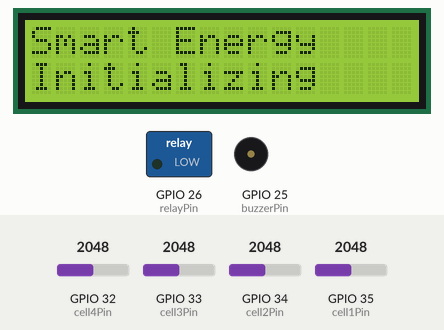
Bench run of a sketch on a simulated ESP32. On the bench: 16×2 character LCD, switched loads named in the sketch (green lamp = pin HIGH), buzzer (waves = sounding). The test bench sets the inputs (shaded band); at power-on: GPIO 32 (cell4Pin) = 2048, GPIO 33 (cell3Pin) = 2048, GPIO 34 (cell2Pin) = 2048, GPIO 35 (cell1Pin) = 2048. WiFi joins after 1.5 s; servers stay silent unless stated; pins used as bus, display or sensor lines are not drawn; what the sketch prints to the serial monitor is not drawn.

Above: at 2.1 s.
At 4.6 s:
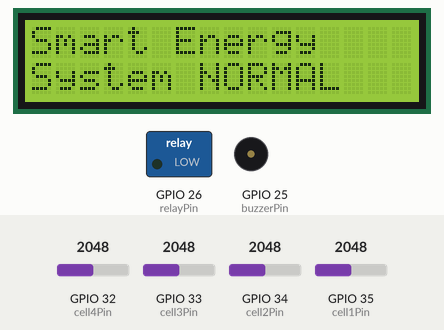
4.7 s: GPIO 32 (cell4Pin) set to 2292
At 8.6 s:
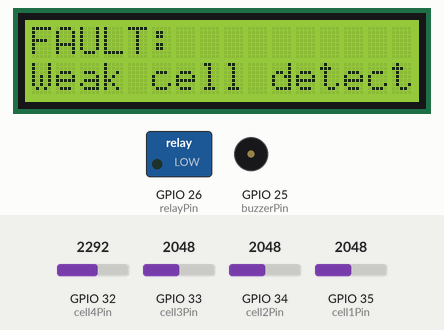
8.8 s: GPIO 32 (cell4Pin) set to 2412
At 12.5 s:
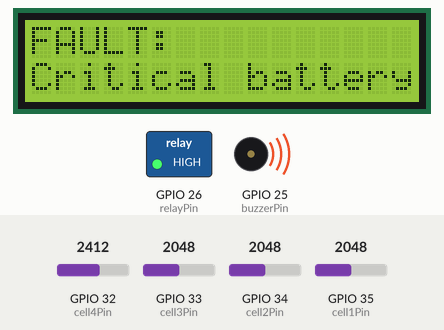
12.9 s: GPIO 33 (cell3Pin) set to 2563
17.0 s: GPIO 33 (cell3Pin) set to 2660
At 20.8 s:
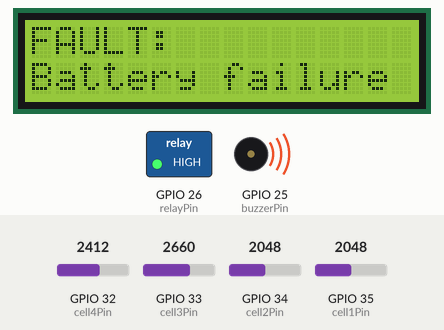
21.1 s: GPIO 34 (cell2Pin) set to 2866
23.5 s: GPIO 35 (cell1Pin) set to 2247
25.2 s: GPIO 35 (cell1Pin) set to 2345
At 26.3 s:
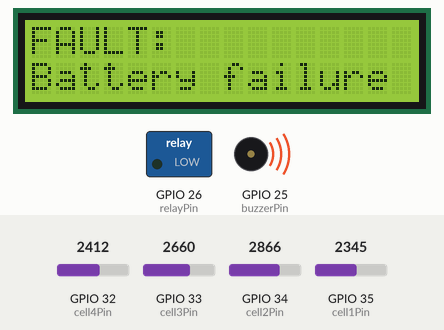
Timing chart, 0 to 30.3 s (numbered marks = the images above; inputs shaded):
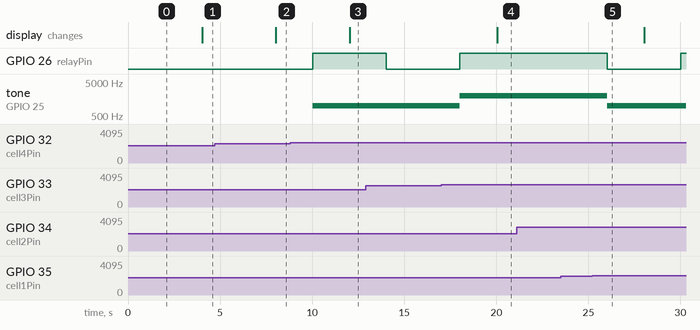

The sketch:

Smart_Energy_Meter.ino
```cpp
#define BLYNK_TEMPLATE_ID "TMPL3RURiy3lw"
#define BLYNK_TEMPLATE_NAME "Smart Energy Meter"
#define BLYNK_AUTH_TOKEN "xPhWcatdukKAlqGT_DIMf5Xe3559Az0a"

#include <Wire.h>
#include <WiFi.h>
#include <LiquidCrystal_I2C.h>
#include <BlynkSimpleEsp32.h>

char ssid[] = "Wokwi-GUEST";
char pass[] = "";

LiquidCrystal_I2C lcd(0x27, 16, 2);

// Potentiometer Pins (Battery Cells)
const int cell1Pin = 35;
const int cell2Pin = 34;
const int cell3Pin = 33;
const int cell4Pin = 32;

const int buzzerPin = 25;
const int relayPin = 26;

// Battery Variables
float cell1, cell2, cell3, cell4;
float averageVoltage;
float highestVoltage;
float lowestVoltage;
float imbalance;
String batteryHealth;
float imbalancePercent = 0.0;

int weakestCell = 1;
int strongestCell = 1;

float weakestVoltage = 0.0;
float strongestVoltage = 0.0;

String faultStatus="Normal";

bool relayState = LOW;
unsigned long lastRelayChangeTime = 0;

const unsigned long RELAY_MIN_INTERVAL = 3000;

// ===== LCD Diagnostic Screens =====
unsigned long lastLCDUpdate = 0;
const unsigned long LCD_INTERVAL = 2500;

int lcdScreen = 0;
const int TOTAL_LCD_SCREENS = 4;

// Timer (No delay())
unsigned long previousMillis = 0;

// Operating modes
enum SystemMode {
  NORMAL,
  DEGRADED,
  FAILSAFE,
  SHUTDOWN
};

SystemMode systemMode = NORMAL;

// Fault information
String activeFault = "None";
unsigned long faultTimestamp = 0;

// Fault counters
int sensorFaultCount = 0;
int invalidReadingCount = 0;
int frozenADCCount = 0;
int relayMismatchCount = 0;

// ===== Relay Feedback Monitoring =====
bool expectedRelayState = LOW;
unsigned long lastRelayCheck = 0;

const unsigned long RELAY_CHECK_INTERVAL = 2000;
const int MAX_RELAY_MISMATCH = 3;

// Recovery variables
unsigned long recoveryStartTime = 0;
bool recoveryInProgress = false;

// Previous ADC values for frozen-value detection
int previousADC1 = -1;
int previousADC2 = -1;
int previousADC3 = -1;
int previousADC4 = -1;

// Number of consecutive identical ADC readings
int frozenCount1 = 0;
int frozenCount2 = 0;
int frozenCount3 = 0;
int frozenCount4 = 0;

bool validVoltage(float v) {
  return (v >= 2.5 && v <= 4.3);
}

void checkSensorHealth() {

  bool invalidCell =
    !validVoltage(cell1) ||
    !validVoltage(cell2) ||
    !validVoltage(cell3) ||
    !validVoltage(cell4);

  if (invalidCell) {
    invalidReadingCount++;
    logFault("Invalid cell voltage");

    if (invalidReadingCount >= 5) {
      changeMode(FAILSAFE);
    }
    else {
      changeMode(DEGRADED);
    }
  }
  else {
    invalidReadingCount = 0;
  }
}


// ---------- Frozen ADC Detection ----------

void checkFrozenADC() {

  int adc1 = analogRead(cell1Pin);
  int adc2 = analogRead(cell2Pin);
  int adc3 = analogRead(cell3Pin);
  int adc4 = analogRead(cell4Pin);

  // Ignore first reading
  if (previousADC1 == -1) {
    previousADC1 = adc1;
    previousADC2 = adc2;
    previousADC3 = adc3;
    previousADC4 = adc4;
    return;
  }

  // Check whether ADC values remain exactly unchanged
  if (adc1 == previousADC1)
    frozenCount1++;
  else
    frozenCount1 = 0;

  if (adc2 == previousADC2)
    frozenCount2++;
  else
    frozenCount2 = 0;

  if (adc3 == previousADC3)
    frozenCount3++;
  else
    frozenCount3 = 0;

  if (adc4 == previousADC4)
    frozenCount4++;
  else
    frozenCount4 = 0;

  previousADC1 = adc1;
  previousADC2 = adc2;
  previousADC3 = adc3;
  previousADC4 = adc4;

  // Require a longer stable period before declaring a fault
  if (frozenCount1 >= 60 ||
      frozenCount2 >= 60 ||
      frozenCount3 >= 60 ||
      frozenCount4 >= 60) {

    if (activeFault != "Frozen ADC detected") {
      frozenADCCount++;
      logFault("Frozen ADC detected");
      changeMode(DEGRADED);
    }
  }
}

void setRelayState(bool newState) {

  // Change relay only if required
  if (newState == relayState) {
    return;
  }

  // Prevent rapid ON/OFF switching
  if (millis() - lastRelayChangeTime < RELAY_MIN_INTERVAL) {
    return;
  }

  relayState = newState;
  digitalWrite(relayPin, relayState);

  lastRelayChangeTime = millis();

  Serial.print("[RELAY] State changed: ");
  Serial.println(relayState ? "ON" : "OFF");
}

// ===== Relay Mismatch Detection =====
void checkRelayMismatch() {

  if (millis() - lastRelayCheck < RELAY_CHECK_INTERVAL) {
    return;
  }

  lastRelayCheck = millis();

  int actualRelayState = digitalRead(relayPin);

  if (actualRelayState != expectedRelayState) {

    relayMismatchCount++;

    Serial.print("[RELAY] Mismatch detected: ");
    Serial.println(relayMismatchCount);

    if (relayMismatchCount >= MAX_RELAY_MISMATCH) {

      activeFault = "Relay Mismatch";
      logFault("Relay mismatch detected");
      changeMode(FAILSAFE);

      digitalWrite(relayPin, HIGH);
    }

  } else {

    relayMismatchCount = 0;
  }
}

// ---------- Safety State Management ----------

void updateSafetyState() {

  if (batteryHealth == "Failure") {

    logFault("Battery failure");
    changeMode(SHUTDOWN);

    expectedRelayState = HIGH;
    setRelayState(HIGH);
    digitalWrite(buzzerPin, HIGH);

    return;
  }

  if (batteryHealth == "Critical") {

    logFault("Critical battery condition");
    changeMode(FAILSAFE);

    expectedRelayState = HIGH;
    setRelayState(HIGH);
    digitalWrite(buzzerPin, HIGH);

    return;
  }

  if (batteryHealth == "Minor") {

    changeMode(DEGRADED);

    expectedRelayState = LOW;
    setRelayState(LOW);
    digitalWrite(buzzerPin, LOW);

    return;
  }

  // All readings healthy
  if (batteryHealth == "Healthy") {

    changeMode(NORMAL);

    expectedRelayState = LOW;
    setRelayState(LOW);
    digitalWrite(buzzerPin, LOW);

    activeFault = "None";
  }
}


// ---------- Recovery ----------

void checkRecovery() {

  if (systemMode == DEGRADED ||
      systemMode == FAILSAFE) {

    if (batteryHealth == "Healthy" &&
        validVoltage(cell1) &&
        validVoltage(cell2) &&
        validVoltage(cell3) &&
        validVoltage(cell4)) {

      if (!recoveryInProgress) {
        recoveryInProgress = true;
        recoveryStartTime = millis();

        Serial.println("[RECOVERY] Stability check started");
      }

      if (millis() - recoveryStartTime >= 5000) {

        changeMode(NORMAL);
        activeFault = "None";
        recoveryInProgress = false;

        Serial.println("[RECOVERY] System recovered");
      }

    }
    else {
      recoveryInProgress = false;
    }
  }
}

// Fault logging function
void logFault(String fault) {
  activeFault = fault;
  faultTimestamp = millis();

  Serial.print("[FAULT] Time: ");
  Serial.print(faultTimestamp);
  Serial.print(" ms | Fault: ");
  Serial.println(fault);
}

// Change system operating mode
void changeMode(SystemMode newMode) {
  if (systemMode != newMode) {
    systemMode = newMode;

    Serial.print("[MODE] System changed to: ");

    if (systemMode == NORMAL)
      Serial.println("NORMAL");
    else if (systemMode == DEGRADED)
      Serial.println("DEGRADED");
    else if (systemMode == FAILSAFE)
      Serial.println("FAILSAFE");
    else if (systemMode == SHUTDOWN)
      Serial.println("SHUTDOWN");
  }
}

// Display current system mode
String getModeName() {
  if (systemMode == NORMAL)
    return "NORMAL";
  else if (systemMode == DEGRADED)
    return "DEGRADED";
  else if (systemMode == FAILSAFE)
    return "FAILSAFE";
  else
    return "SHUTDOWN";
}
const long interval = 2000;
void readBattery() {

  cell1 = analogRead(cell1Pin) * 4.2 / 4095.0;
  cell2 = analogRead(cell2Pin) * 4.2 / 4095.0;
  cell3 = analogRead(cell3Pin) * 4.2 / 4095.0;
  cell4 = analogRead(cell4Pin) * 4.2 / 4095.0;

  averageVoltage = (cell1 + cell2 + cell3 + cell4) / 4.0;

  highestVoltage = max(max(cell1, cell2), max(cell3, cell4));
  lowestVoltage = min(min(cell1, cell2), min(cell3, cell4));

  imbalance = highestVoltage - lowestVoltage;
  imbalancePercent=0.0;

if (averageVoltage > 0) {
  imbalancePercent = (imbalance / averageVoltage) * 100.0;
}

// Weakest cell
weakestVoltage = cell1;
weakestCell = 1;

if (cell2 < weakestVoltage) {
  weakestVoltage = cell2;
  weakestCell = 2;
}

if (cell3 < weakestVoltage) {
  weakestVoltage = cell3;
  weakestCell = 3;
}

if (cell4 < weakestVoltage) {
  weakestVoltage = cell4;
  weakestCell = 4;
}

// Strongest cell
strongestVoltage = cell1;
strongestCell = 1;

if (cell2 > strongestVoltage) {
  strongestVoltage = cell2;
  strongestCell = 2;
}

if (cell3 > strongestVoltage) {
  strongestVoltage = cell3;
  strongestCell = 3;
}

if (cell4 > strongestVoltage) {
  strongestVoltage = cell4;
  strongestCell = 4;
}
  if (imbalance < 0.10)
    {batteryHealth = "Healthy";
     faultStatus = "No Fault";}
  else if (imbalance < 0.30)
    {batteryHealth = "Minor";
     faultStatus = "Minor Imbalance";}
  else if (imbalance < 0.60)
    {batteryHealth = "Critical";
     faultStatus = "Critical";}
  else
    {batteryHealth = "Failure";
     faultStatus = "Pack Failure";}
}

// ===== Protection Limit Detection =====
void checkProtectionLimits() {

  // Weak cell detection
  if (weakestVoltage < 3.00) {
    activeFault = "Weak Cell";
    logFault("Weak cell detected");
    changeMode(DEGRADED);
    return;
  }

  // Over-voltage detection
  if (highestVoltage > 4.20) {
    activeFault = "Overvoltage";
    logFault("Overvoltage detected");
    changeMode(FAILSAFE);
    return;
  }
}

// ===== Rapid Voltage Fluctuation Detection =====
void checkRapidVoltageChange() {

  static float previousAverage = 0.0;
  static bool firstReading = true;

  if (firstReading) {
    previousAverage = averageVoltage;
    firstReading = false;
    return;
  }

  float voltageChange = abs(averageVoltage - previousAverage);

  // Rapid change threshold = 0.20 V
  if (voltageChange >= 0.20) {
    activeFault = "Rapid Voltage Change";
    logFault("Rapid voltage fluctuation detected");
    changeMode(DEGRADED);
  }

  previousAverage = averageVoltage;
}

// ===== Automatic Rotating LCD =====
void updateLCD() {

  unsigned long currentMillis = millis();

  // Update LCD only after fixed interval
  if (currentMillis - lastLCDUpdate < LCD_INTERVAL) {
    return;
  }

  lastLCDUpdate = currentMillis;

  // Fault has priority
  if (activeFault != "None" && activeFault != "") {

    lcd.clear();

    lcd.setCursor(0, 0);
    lcd.print("FAULT:");

    lcd.setCursor(0, 1);
    lcd.print(activeFault.substring(0, 16));

    return;
  }

  // Normal diagnostic screens
  lcd.clear();

  if (lcdScreen == 0) {

    lcd.setCursor(0, 0);
    lcd.print("Smart Energy");

    lcd.setCursor(0, 1);
    lcd.print("System ");
    lcd.print(getModeName());

  }

  else if (lcdScreen == 1) {

    lcd.setCursor(0, 0);
    lcd.print("C1:");
    lcd.print(cell1, 2);
    lcd.print(" C2:");
    lcd.print(cell2, 2);

    lcd.setCursor(0, 1);
    lcd.print("C3:");
    lcd.print(cell3, 2);
    lcd.print(" C4:");
    lcd.print(cell4, 2);

  }

  else if (lcdScreen == 2) {

    lcd.setCursor(0, 0);
    lcd.print("Avg:");
    lcd.print(averageVoltage, 2);
    lcd.print("V");

    lcd.setCursor(0, 1);
    lcd.print("Imbal:");
    lcd.print(imbalancePercent, 1);
    lcd.print("%");

  }

  else if (lcdScreen == 3) {

    lcd.setCursor(0, 0);
    lcd.print("Health:");

    lcd.setCursor(0, 1);
    lcd.print(batteryHealth.substring(0, 16));

  }

  // Move to next screen
  lcdScreen++;

  if (lcdScreen >= TOTAL_LCD_SCREENS) {
    lcdScreen = 0;
  }
}
void setup() {
  Serial.begin(115200);
  Serial.println("Starting WiFI...");
  WiFi.begin(ssid,pass);
  Blynk.config(BLYNK_AUTH_TOKEN);
  Serial.println("WiFi/Blynk initialization done");

  Wire.begin(21, 22);
  lcd.init();
  lcd.backlight();

  pinMode(cell1Pin, INPUT);
  pinMode(cell2Pin, INPUT);
  pinMode(cell3Pin, INPUT);
  pinMode(cell4Pin, INPUT);

  pinMode(buzzerPin, OUTPUT);
  pinMode(relayPin, OUTPUT);

  digitalWrite(buzzerPin, LOW);
  digitalWrite(relayPin, LOW);

  lcd.clear();
  lcd.setCursor(0, 0);
  lcd.print("Smart Energy");
  lcd.setCursor(0, 1);
  lcd.print("Initializing");

}

// ===== Network Status Monitoring =====
String lastNetworkStatus = "";

void checkNetworkStatus() {

  String currentStatus;

  if (WiFi.status() != WL_CONNECTED) {
    currentStatus = "WiFi Offline";
  }
  else if (!Blynk.connected()) {
    currentStatus = "Cloud Offline";
  }
  else {
    currentStatus = "Cloud Online";
  }

  if (currentStatus != lastNetworkStatus) {

    lastNetworkStatus = currentStatus;

    Serial.print("[NETWORK] ");
    Serial.println(currentStatus);

    addEvent(currentStatus);
  }
}

void handleNetwork() {
  static unsigned long lastReconnectAttempt = 0;

  if (WiFi.status() != WL_CONNECTED) {
    if (millis() - lastReconnectAttempt >= 5000) {
      lastReconnectAttempt = millis();

      Serial.println("[WIFI] Reconnecting...");
      //WiFi.disconnect();
      WiFi.begin(ssid, pass);
    }
    return;
  }

  if (!Blynk.connected()) {
    if (millis() - lastReconnectAttempt >= 5000) {
      lastReconnectAttempt = millis();

      Serial.println("[BLYNK] Reconnecting...");
      Blynk.connect(3000);
      Serial.print("[BLYNK] Status: ");
      Serial.println(Blynk.connected() ? "CONNECTED" : "FAILED");
    }
  }
}
void updateWiFiRSSI() {
  if (WiFi.status() == WL_CONNECTED && Blynk.connected()) {
    int rssi = WiFi.RSSI();
    Blynk.virtualWrite(V8, rssi);

    Serial.print("[WIFI] RSSI: ");
    Serial.print(rssi);
    Serial.println(" dBm");
  }
}
// ================= EVENT QUEUE =================

const int MAX_EVENTS = 10;

String eventQueue[MAX_EVENTS];
int queueHead = 0;
int queueTail = 0;
int queueCount = 0;

void addEvent(String eventText) {

  if (queueCount < MAX_EVENTS) {

    eventQueue[queueTail] = eventText;
    queueTail = (queueTail + 1) % MAX_EVENTS;
    queueCount++;

    Serial.print("[QUEUE] Event stored: ");
    Serial.println(eventText);
  }
  else {
    Serial.println("[QUEUE] Queue full - oldest event overwritten");

    eventQueue[queueTail] = eventText;
    queueTail = (queueTail + 1) % MAX_EVENTS;
    queueHead = (queueHead + 1) % MAX_EVENTS;
  }
}


void processEventQueue() {

  if (!Blynk.connected())
    return;

  while (queueCount > 0) {

    String eventText = eventQueue[queueHead];

    Serial.print("[QUEUE] Sending: ");
    Serial.println(eventText);

    // Send event information to Blynk
    Blynk.virtualWrite(V6, eventText);

    queueHead = (queueHead + 1) % MAX_EVENTS;
    queueCount--;

    Serial.println("[QUEUE] Event synchronized");
  }
}
void monitorWiFiSignal() {

  static unsigned long lastSignalCheck = 0;

  if (millis() - lastSignalCheck < 10000)
    return;

  lastSignalCheck = millis();

  if (WiFi.status() == WL_CONNECTED) {

    int rssi = WiFi.RSSI();

    Serial.print("[WIFI] RSSI: ");
    Serial.print(rssi);
    Serial.println(" dBm");

    String signalQuality;

    if (rssi >= -60) {
      signalQuality = "GOOD";
    }
    else if (rssi >= -75) {
      signalQuality = "FAIR";
    }
    else {
      signalQuality = "POOR";
    }

    Serial.print("[WIFI] Signal: ");
    Serial.println(signalQuality);

    // Send signal quality to Blynk
    if (Blynk.connected()) {
      Blynk.virtualWrite(V8, rssi);
    }
  }
}
String lastSentHealth = "";
String lastSentFault = "";
String lastSentMode = "";

float lastSentAverage = -1;

void sendTelemetryEvent() {

  bool healthChanged = (batteryHealth != lastSentHealth);
  bool faultChanged = (activeFault != lastSentFault);
  bool modeChanged = (getModeName() != lastSentMode);

  bool voltageChanged =
    (lastSentAverage < 0 ||
     abs(averageVoltage - lastSentAverage) >= 0.10);

  if (!healthChanged &&
      !faultChanged &&
      !modeChanged &&
      !voltageChanged) {
    return;
  }

  // -------------------------------
  // BLYNK DISCONNECTED
  // -------------------------------
  if (!Blynk.connected()) {

    String eventText =
      getModeName() + " | " + activeFault;

    addEvent(eventText);

    // Remember this event so it is not
    // added repeatedly every 2 seconds
    lastSentHealth = batteryHealth;
    lastSentFault = activeFault;
    lastSentMode = getModeName();
    lastSentAverage = averageVoltage;

    Serial.println("[CLOUD] Blynk offline - event queued");

    return;
  }

  // -------------------------------
  // BLYNK CONNECTED
  // -------------------------------

  Blynk.virtualWrite(V0, cell1);
  Blynk.virtualWrite(V1, cell2);
  Blynk.virtualWrite(V2, cell3);
  Blynk.virtualWrite(V3, cell4);
  Blynk.virtualWrite(V4, averageVoltage);
  Blynk.virtualWrite(V5, batteryHealth);
  Blynk.virtualWrite(V6, activeFault);
  Blynk.virtualWrite(V7, digitalRead(relayPin));
  String riskLevel;

if (batteryHealth == "Healthy") {
  riskLevel = "LOW RISK";
}
else if (batteryHealth == "Minor") {
  riskLevel = "MEDIUM RISK";
}
else {
  riskLevel = "HIGH RISK";
}

Blynk.virtualWrite(V9, riskLevel);

  lastSentHealth = batteryHealth;
  lastSentFault = activeFault;
  lastSentMode = getModeName();
  lastSentAverage = averageVoltage;

  Serial.println("[CLOUD] Telemetry event sent");
}
void loop() {
  handleNetwork();
  checkNetworkStatus();
  static unsigned long lastRSSI = 0;

if (millis() - lastRSSI >= 10000) {
  lastRSSI = millis();
  updateWiFiRSSI();
}
  Blynk.run();
  processEventQueue();
  monitorWiFiSignal();
  unsigned long currentMillis = millis();

  if (currentMillis - previousMillis >= interval) {
  previousMillis = currentMillis;
  readBattery();

  checkSensorHealth();
  checkFrozenADC();

  checkProtectionLimits();
  checkRapidVoltageChange();

  updateSafetyState();
  checkRelayMismatch();
  checkRecovery();
  sendTelemetryEvent();
  updateLCD();
  if (batteryHealth == "Healthy") {
  setRelayState(LOW);
  noTone(buzzerPin);
}
else if (batteryHealth == "Minor") {
  setRelayState(LOW);
  noTone(buzzerPin);
}
else if (batteryHealth == "Critical") {
  setRelayState(LOW);
  tone(buzzerPin,1000);
}
else if (batteryHealth == "Failure") {
  setRelayState(HIGH);
  tone(buzzerPin,2000);
}

  Serial.print("Cell1: ");
  Serial.print(cell1);

  Serial.print(" Cell2: ");
  Serial.print(cell2);

  Serial.print(" Cell3: ");
  Serial.print(cell3);

  Serial.print(" Cell4: ");
  Serial.println(cell4);

  //noTone(buzzerPin);
}
}
```

Measured:
- the behaviour switches between 2340 and 2341 on GPIO 32 (cell4Pin) (found by bisection; images 2 and 3)
- the behaviour switches between 2632 and 2633 on GPIO 33 (cell3Pin) (found by bisection; images 3 and 4)
- the behaviour switches between 2281 and 2282 on GPIO 35 (cell1Pin) (found by bisection; images 4 and 5)
- after the input at 4.7 s, the display: changes after 3.3 s (image 2)
- after the input at 8.8 s, GPIO 26 (relayPin): LOW → HIGH after 1.2 s; tone on GPIO 25 (buzzerPin): silent → 1000 Hz after 1.2 s; the display: changes after 3.2 s (image 3)
- after the input at 17.0 s, tone on GPIO 25 (buzzerPin): 1000 Hz → 2000 Hz after 1.0 s; the display: changes after 3.0 s (image 4)
- after the input at 21.1 s, every drawn part: stays the same
- after the input at 23.5 s, every drawn part: stays the same
- after the input at 25.2 s, GPIO 26 (relayPin): HIGH → LOW after 0.83 s, → HIGH 4.0 s later; tone on GPIO 25 (buzzerPin): 2000 Hz → 1000 Hz after 0.83 s
